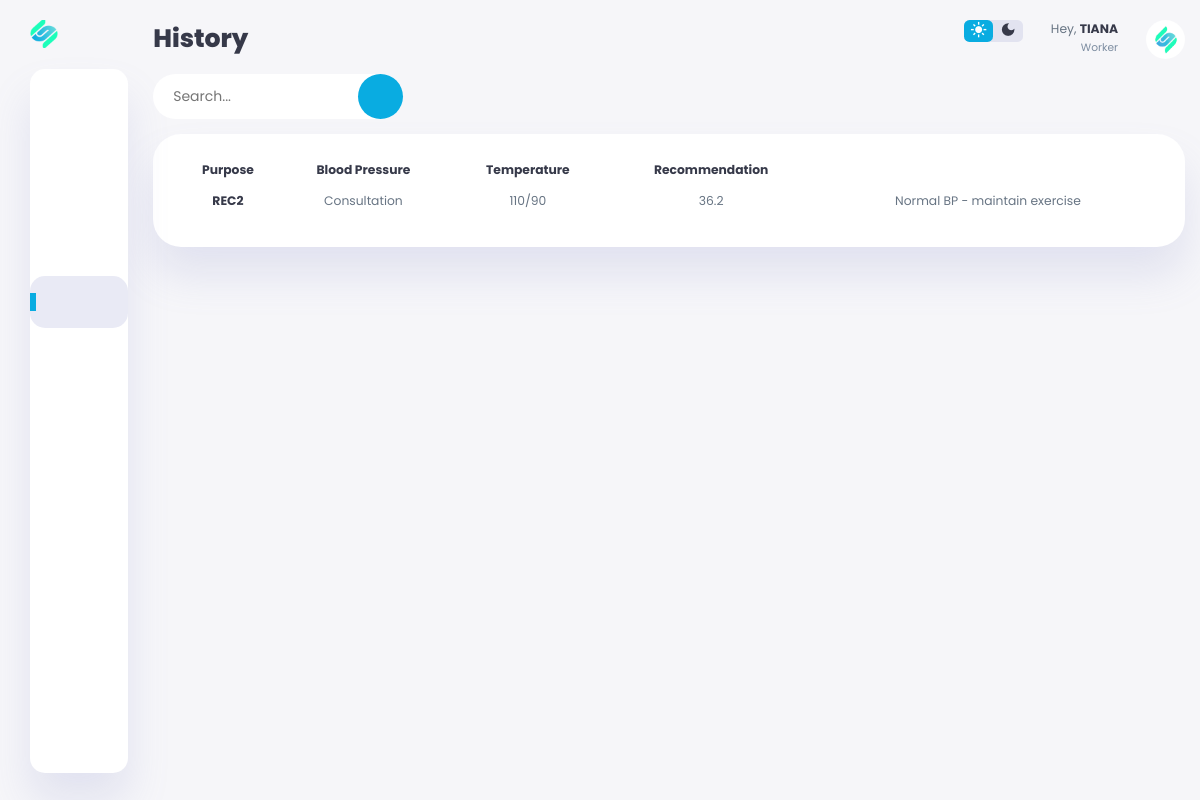
The app's page /worker/history.php (signed in) with its own data.
### tables this page shows
CREATE TABLE `usertbl` (
  `UserID` varchar(11) NOT NULL,
  `Profile` varchar(255) NOT NULL,
  `UserType` varchar(255) NOT NULL,
  `FirstName` varchar(255) NOT NULL,
  `MiddleName` varchar(255) NOT NULL,
  `LastName` varchar(255) NOT NULL,
  `Sex` varchar(255) NOT NULL,
  `Birthday` date NOT NULL,
  `Address` varchar(255) NOT NULL,
  `ContactNumber` varchar(255) NOT NULL,
  `Username` varchar(255) NOT NULL,
  `Password` varchar(255) NOT NULL
);

CREATE TABLE `recordtbl` (
  `RecordNo` varchar(11) NOT NULL,
  `Date` date NOT NULL,
  `FirstName` varchar(255) NOT NULL,
  `LastName` varchar(255) NOT NULL,
  `Purpose` varchar(255) NOT NULL,
  `BloodPressure` varchar(255) NOT NULL,
  `Temperature` varchar(255) NOT NULL,
  `Recommendation` varchar(255) NOT NULL,
  `WorkerFirstName` varchar(255) NOT NULL,
  `WorkerLastName` varchar(255) NOT NULL
);

### worker/history.php (the view, shortened to what this page needs)
<?php
    include("config.php");
    $userid = $_SESSION['USER_ID'];
    $select = "select * from usertbl where UserID='$userid'";
    $info = mysqli_fetch_array(mysqli_query($conn, $select));
    $usertype = $info['UserType'];
    $fname = $info['FirstName'];
?>
<!DOCTYPE html>
<html lang="en">
<head>
    <link rel="stylesheet"
        href="https://maxst.icons8.com/vue-static/landings/line-awesome/line-awesome/1.3.0/css/line-awesome.min.css">
    <link rel="stylesheet" href="./assets/css/history.css?v=<?php echo time(); ?>">
</head>
<body>
    <div class="container">
        <aside>
            <div class="toggle">
                <div class="logo">
                    <img src="./assets/images/dashboard/logo.png">
                </div>
            </div>
            <div class="sidebar">
                <a href="dashboard.php">
                </a>
                <a href="manage_supplies.php">
                </a>
                <a href="register.php">
                </a>
                <a href="appointments.php">
                </a>
                <a href="history.php" class="active">
                </a>
                <a href="profile.php">
                </a>
                <a href="logout.php">
                </a>
            </div>
        </aside>
        <main>
            <div class="top-nav">
                <div class="title">
                    <h1>History</h1>
                </div>
                <div class="nav">
                    <div class="dark-mode">
                        <span class="material-icons-sharp active">
                        </span>
                        <span class="material-icons-sharp">
                        </span>
                    </div>
                    <div class="profile">
                        <div class="info">
                            <p>Hey, <b><?php echo $fname ?></b></p>
                            <small class="text-muted"><?php echo $usertype ?></small>
                        </div>
                        <div class="profile-photo">
                            <img src="./assets/images/profile.png">
                        </div>
                    </div>
                </div>
            </div>
            <div class="main-body">
                <div class="history-header">
                    <div class="search_wrap search_wrap_3">
                        <div class="search_box">
                            <input type="text" class="input" placeholder="Search...">
                            <div class="btn btn_common">
                            </div>
                        </div>
                    </div>
                    <div class="filter">
                    </div>
                </div>
                <table>
                    <thead>
                        <tr>
                            <th>Purpose</th>
                            <th>Blood Pressure</th>
                            <th>Temperature</th>
                            <th>Recommendation</th>
                        </tr>
                    </thead>
                    <tbody>
                        <?php
                           $fname = $_SESSION["USER_FNAME"];
                           $lname = $_SESSION["USER_LNAME"];
                           $select = "select * from recordtbl where WorkerFirstName='$fname' and WorkerLastName='$lname'";
                           $result = mysqli_query($conn,$select);
                           if ($result) {
                              while ($row = mysqli_fetch_assoc($result)) {
                                  $id = $row['RecordNo'];
                                  $progname = $row['Purpose'];
                                  $bp = $row['BloodPressure'];
                                  $temp = $row['Temperature'];
                                  $recommend = $row['Recommendation'];
                                  ?>
                        <tr>
                            <th scope="row"><?php echo $id ?></th>
                            <td><?php echo $progname ?></td>
                            <td><?php echo $bp ?></td>
                            <td><?php echo $temp ?></td>
                            <td><?php echo $recommend ?></td>
                        </tr>
                        <?php   }
                           }?>
                    </tbody>
                </table>
            </div>
        </main>
    </div>
</body>
</html>

### records on screen
usertbl: FirstName "TIANA", UserType "Worker"
recordtbl: RecordNo "REC2", Purpose "Consultation", BloodPressure "110/90", Temperature "36.2", Recommendation "Normal BP - maintain exercise"
